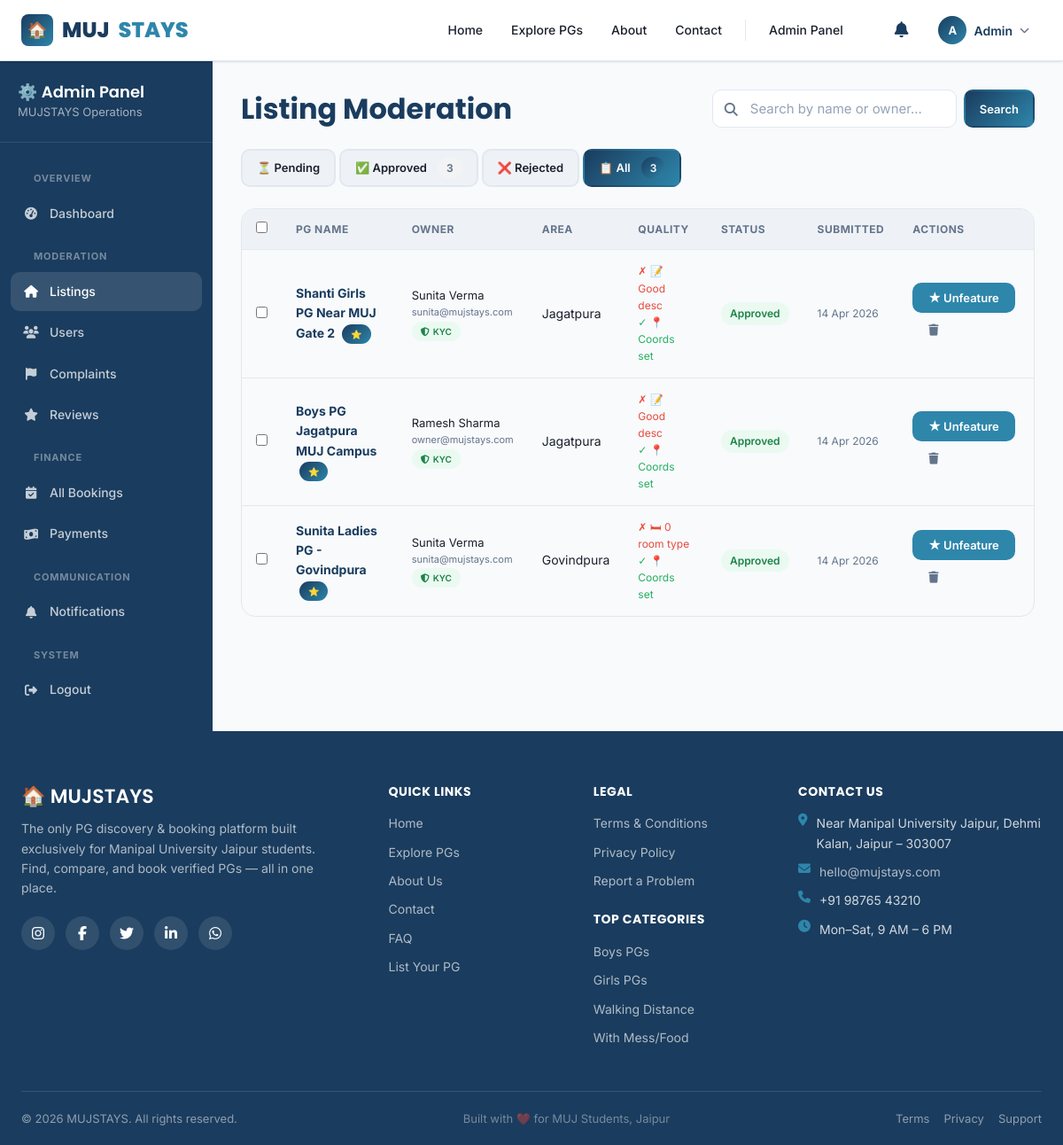
The page /admin/listings.php?status=all (signed in) on the database its author committed.
### tables this page shows
CREATE TABLE `pg_listings` (
  `id` INT UNSIGNED NOT NULL AUTO_INCREMENT,
  `owner_id` INT UNSIGNED NOT NULL,
  `area_id` INT UNSIGNED DEFAULT NULL,
  `area_name` VARCHAR(100) DEFAULT NULL,
  `title` VARCHAR(200) NOT NULL,
  `slug` VARCHAR(220) NOT NULL,
  `description` TEXT NOT NULL,
  `address` VARCHAR(300) NOT NULL,
  `latitude` DECIMAL(10,8) NOT NULL DEFAULT 26.84000000,
  `longitude` DECIMAL(11,8) NOT NULL DEFAULT 75.56000000,
  `distance_from_muj` DECIMAL(5,2) DEFAULT NULL,
  `price_min` INT UNSIGNED NOT NULL,
  `price_max` INT UNSIGNED NOT NULL,
  `gender_preference` ENUM('male', 'female', 'any') NOT NULL DEFAULT 'any',
  `has_food` TINYINT(1) DEFAULT 0,
  `has_wifi` TINYINT(1) DEFAULT 0,
  `has_ac` TINYINT(1) DEFAULT 0,
  `has_parking` TINYINT(1) DEFAULT 0,
  `has_laundry` TINYINT(1) DEFAULT 0,
  `has_gym` TINYINT(1) DEFAULT 0,
  `has_cctv` TINYINT(1) DEFAULT 0,
  `has_warden` TINYINT(1) DEFAULT 0,
  `has_transport` TINYINT(1) DEFAULT 0,
  `rules` TEXT DEFAULT NULL,
  `status` ENUM('draft', 'pending', 'approved', 'rejected', 'inactive') DEFAULT 'draft',
  `rejection_reason` TEXT DEFAULT NULL,
  `is_featured` TINYINT(1) DEFAULT 0,
  `avg_rating` DECIMAL(3,2) DEFAULT 0.00,
  `total_reviews` INT UNSIGNED DEFAULT 0,
  `view_count` INT UNSIGNED DEFAULT 0,
  `created_at` DATETIME DEFAULT CURRENT_TIMESTAMP,
  `updated_at` DATETIME DEFAULT NULL ON UPDATE CURRENT_TIMESTAMP,
  `is_deleted` TINYINT(1) DEFAULT 0,
  PRIMARY KEY (`id`),
  UNIQUE KEY `slug` (`slug`),
  KEY `owner_id` (`owner_id`),
  CONSTRAINT `fk_pg_owner` FOREIGN KEY (`owner_id`) REFERENCES `users` (`id`) ON DELETE CASCADE,
  CONSTRAINT `fk_pg_area` FOREIGN KEY (`area_id`) REFERENCES `areas` (`id`)
);

CREATE TABLE `users` (
  `id` INT UNSIGNED NOT NULL AUTO_INCREMENT,
  `name` VARCHAR(100) NOT NULL,
  `email` VARCHAR(150) NOT NULL,
  `password_hash` VARCHAR(255) NOT NULL,
  `phone` VARCHAR(15) DEFAULT NULL,
  `role` ENUM('student', 'owner', 'admin') NOT NULL DEFAULT 'student',
  `gender` ENUM('male', 'female', 'other') DEFAULT NULL,
  `profile_photo` VARCHAR(300) DEFAULT NULL,
  `is_verified` TINYINT(1) DEFAULT 0,
  `is_kyc_verified` TINYINT(1) DEFAULT 0,
  `is_active` TINYINT(1) DEFAULT 1,
  `is_deleted` TINYINT(1) DEFAULT 0,
  `otp_code` VARCHAR(6) DEFAULT NULL,
  `otp_expires_at` DATETIME DEFAULT NULL,
  `login_attempts` INT DEFAULT 0,
  `locked_until` DATETIME DEFAULT NULL,
  `created_at` DATETIME DEFAULT CURRENT_TIMESTAMP,
  `updated_at` DATETIME DEFAULT NULL ON UPDATE CURRENT_TIMESTAMP,
  PRIMARY KEY (`id`),
  UNIQUE KEY `email` (`email`)
);

CREATE TABLE `areas` (
  `id` INT UNSIGNED NOT NULL AUTO_INCREMENT,
  `name` VARCHAR(100) NOT NULL,
  `distance_from_muj` DECIMAL(5,2) DEFAULT NULL,
  PRIMARY KEY (`id`),
  UNIQUE KEY `name` (`name`)
);

### admin/listings.php (the view, shortened to what this page needs)
<?php
require_once '../includes/db.php';
require_once '../includes/helpers.php';
$status_filter = $_GET['status']??'pending';
$q = trim($_GET['q']??'');
$where = "p.is_deleted=0"; $params=[];
$total=$pdo->prepare("SELECT COUNT(*) FROM pg_listings p JOIN users u ON u.id=p.owner_id WHERE $where"); $total->execute($params); $total=(int)$total->fetchColumn();
$pag=paginate($total,15);
$listings=$pdo->prepare("SELECT p.*, a.name AS area_name, u.name AS owner_name, u.email AS owner_email, u.is_kyc_verified, (SELECT COUNT(*) FROM pg_images WHERE pg_id=p.id) AS image_count, (SELECT COUNT(*) FROM room_types WHERE pg_id=p.id) AS room_count FROM pg_listings p JOIN users u ON u.id=p.owner_id LEFT JOIN areas a ON a.id = p.area_id WHERE $where ORDER BY p.created_at DESC LIMIT {$pag['per_page']} OFFSET {$pag['offset']}");
$listings->execute($params); $listings=$listings->fetchAll();
$counts=$pdo->query("SELECT status,COUNT(*) cnt FROM pg_listings WHERE is_deleted=0 GROUP BY status")->fetchAll(PDO::FETCH_KEY_PAIR);
?>
<!DOCTYPE html>
<html lang="en"><head><meta charset="UTF-8"><meta name="viewport" content="width=device-width,initial-scale=1">
<link rel="stylesheet" href="<?= BASE_URL ?>/assets/css/style.css">
<link rel="stylesheet" href="https://cdnjs.cloudflare.com/ajax/libs/font-awesome/6.5.0/css/all.min.css">
</head><body>
<?php require_once '../components/navbar.php'; ?>
<div class="dashboard-layout">
  <?php require_once '../components/sidebar.php'; ?>
  <div class="main-content">
    <div style="display:flex;justify-content:space-between;align-items:center;margin-bottom:24px;flex-wrap:wrap;gap:12px">
      <h2 style="margin:0">Listing Moderation</h2>
      <form style="display:flex;gap:8px" method="GET">
        <div class="input-group"><i class="fas fa-search input-icon"></i>
        <input type="text" name="q" class="form-control" placeholder="Search by name or owner..." value="<?= htmlspecialchars($q) ?>"></div>
        <button type="submit" class="btn btn-primary btn-sm">Search</button>
      </form>
    </div>
    <div style="display:flex;gap:4px;margin-bottom:24px;flex-wrap:wrap">
      <?php foreach(['pending'=>'⏳ Pending','approved'=>'✅ Approved','rejected'=>'❌ Rejected','all'=>'📋 All'] as $k=>$v):
        $cnt = $k==='all' ? array_sum($counts) : ($counts[$k]??0); ?>
        <a href="?status=<?= $k ?>" class="btn <?= $status_filter===$k?'btn-primary':'btn-secondary' ?> btn-sm">
          <?= $v ?> <?php if($cnt): ?><span class="badge <?= $status_filter===$k?'badge-primary':'badge-secondary' ?>" style="margin-left:4px"><?= $cnt ?></span><?php endif; ?>
        </a>
      <?php endforeach; ?>
    </div>
    <?php if (empty($listings)): ?>
      <div class="empty-state"><i class="fas fa-home"></i><h3>No Listings Found</h3><p>No listings match your current filter.</p></div>
    <?php else: ?>
      <div class="table-wrap">
        <table>
          <thead><tr><th><input type="checkbox" id="select-all"></th><th>PG Name</th><th>Owner</th><th>Area</th><th>Quality</th><th>Status</th><th>Submitted</th><th>Actions</th></tr></thead>
          <tbody>
            <?php foreach($listings as $l): ?>
            <tr>
              <td><input type="checkbox" class="row-check" value="<?= $l['id'] ?>"></td>
              <td>
                <a href="<?= BASE_URL ?>/pg-detail.php?id=<?= $l['id'] ?>" target="_blank" style="font-weight:700;color:var(--primary)"><?= htmlspecialchars(truncate($l['title'],35)) ?></a>
                <?php if ($l['is_featured']): ?><span class="badge badge-primary" style="font-size:10px;margin-left:4px">⭐</span><?php endif; ?>
              </td>
              <td>
                <div style="font-size:13px"><?= htmlspecialchars($l['owner_name']) ?></div>
                <div style="font-size:11px;color:var(--text-muted)"><?= htmlspecialchars($l['owner_email']) ?></div>
                <?php if ($l['is_kyc_verified']): ?><span class="badge badge-success" style="font-size:10px"><i class="fas fa-shield-alt"></i> KYC</span><?php endif; ?>
              </td>
              <td><?= htmlspecialchars($l['area_name']) ?></td>
              <td>
                <div style="font-size:12px">
                  <?php
                  $checks = [
                    $l['image_count']>=3 => '📸 '.$l['image_count'].' photos',
                    strlen($l['description'])>=100 => '📝 Good desc',
                    $l['room_count']>0 => '🛏 '.$l['room_count'].' room type'.(($l['room_count']>1)?'s':''),
                    !empty($l['latitude']) => '📍 Coords set',
                  ];
                  foreach($checks as $pass=>$label): ?>
                    <div style="color:<?= $pass?'var(--success)':'var(--danger)' ?>"><?= $pass?'✓':'✗' ?> <?= $label ?></div>
                  <?php endforeach; ?>
                </div>
              </td>
              <td><?= status_badge($l['status']) ?></td>
              <td style="font-size:12px;color:var(--text-muted)"><?= date('d M Y',strtotime($l['created_at'])) ?></td>
              <td>
                <div style="display:flex;gap:4px;flex-wrap:wrap">
                  <?php if ($l['status']==='pending'): ?>
                  <form method="POST" style="display:inline">
                    <?= csrf_field() ?><input type="hidden" name="listing_id" value="<?= $l['id'] ?>">
                    <button name="action" value="approve" class="btn btn-success btn-sm" onclick="return confirm('Approve this listing?')">✓ Approve</button>
                  </form>
                  <button class="btn btn-danger btn-sm" onclick="document.getElementById('rej-<?= $l['id'] ?>').style.display='block'">✗ Reject</button>
                  <?php elseif ($l['status']==='approved'): ?>
                  <form method="POST" style="display:inline">
                    <button name="action" value="feature" class="btn btn-accent btn-sm"><?= $l['is_featured']?'★ Unfeature':'☆ Feature' ?></button>
                  </form>
                  <?php endif; ?>
                  <form method="POST" style="display:inline">
                    <button name="action" value="delete" class="btn btn-ghost btn-sm" onclick="return confirm('Remove this listing?')" title="Remove"><i class="fas fa-trash"></i></button>
                  </form>
                </div>
              </td>
            </tr>
            <?php endforeach; ?>
          </tbody>
        </table>
      </div>
    <?php endif; ?>
  </div>
</div>
<?php require_once '../components/footer.php'; ?>
</body></html>

### includes/helpers.php (shortened to what this page needs)
<?php
function paginate(int $total, int $per_page = 12, string $param = 'page'): array {
    $current = max(1, (int)($_GET[$param] ?? 1));
    $total_pages = max(1, ceil($total / $per_page));
    $current = min($current, $total_pages);
    $offset = ($current - 1) * $per_page;
    return compact('current', 'total_pages', 'offset', 'per_page', 'total');
}
function status_badge(string $status): string {
    $map = [
        'pending'   => 'badge-warning',
        'confirmed' => 'badge-success',
        'rejected'  => 'badge-danger',
        'cancelled' => 'badge-secondary',
        'completed' => 'badge-info',
        'approved'  => 'badge-success',
        'draft'     => 'badge-secondary',
        'inactive'  => 'badge-secondary',
        'open'      => 'badge-danger',
        'in_review' => 'badge-warning',
        'resolved'  => 'badge-success',
        'success'   => 'badge-success',
        'failed'    => 'badge-danger',
        'refunded'  => 'badge-info',
    ];
    $class = $map[$status] ?? 'badge-secondary';
    return '<span class="badge ' . $class . '">' . ucfirst(str_replace('_', ' ', $status)) . '</span>';
}
function truncate(string $text, int $length = 80): string {
    if (strlen($text) <= $length) return $text;
    return substr($text, 0, $length) . '…';
}

### rows shown on the page
pg_listings: title "Shanti Girls PG Near MUJ Gate 2", owner.name "Sunita Verma", owner.email "sunita@mujstays.com", area.name "Jagatpura", label "📝 Good desc", label "📍 Coords set", status "Approved", created_at "14 Apr 2026", is_featured "★ Unfeature"
pg_listings: title "Boys PG Jagatpura MUJ Campus", owner.name "Ramesh Sharma", owner.email "owner@mujstays.com", area.name "Jagatpura", label "📝 Good desc", label "📍 Coords set", status "Approved", created_at "14 Apr 2026", is_featured "★ Unfeature"
pg_listings: title "Sunita Ladies PG - Govindpura", owner.name "Sunita Verma", owner.email "sunita@mujstays.com", area.name "Govindpura", label "🛏 0 room type", label "📍 Coords set", status "Approved", created_at "14 Apr 2026", is_featured "★ Unfeature"

### other values the page prints
mb_substr($user_name, 0, 1) "A"
explode(' ', $user_name)[0] "Admin"
$v "⏳ Pending"
$v "✅ Approved"
$cnt "3"
$v "❌ Rejected"
$v "📋 All"
